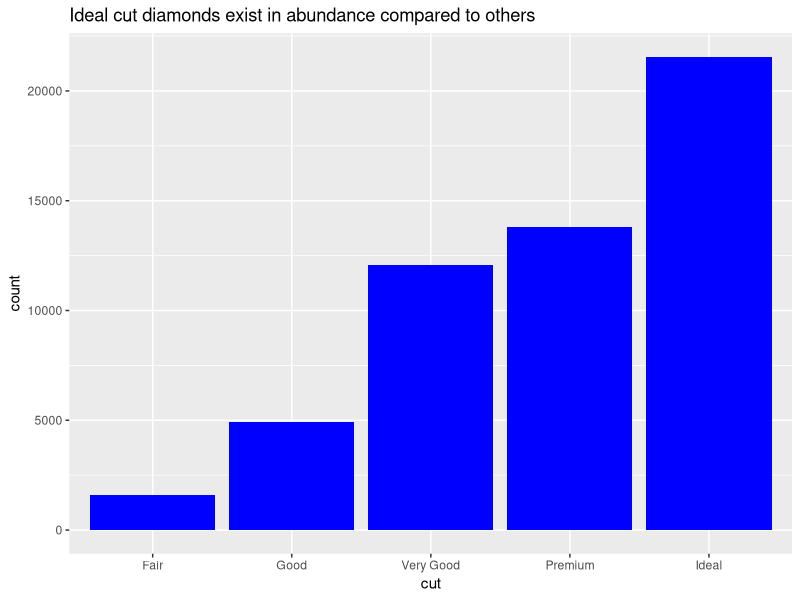
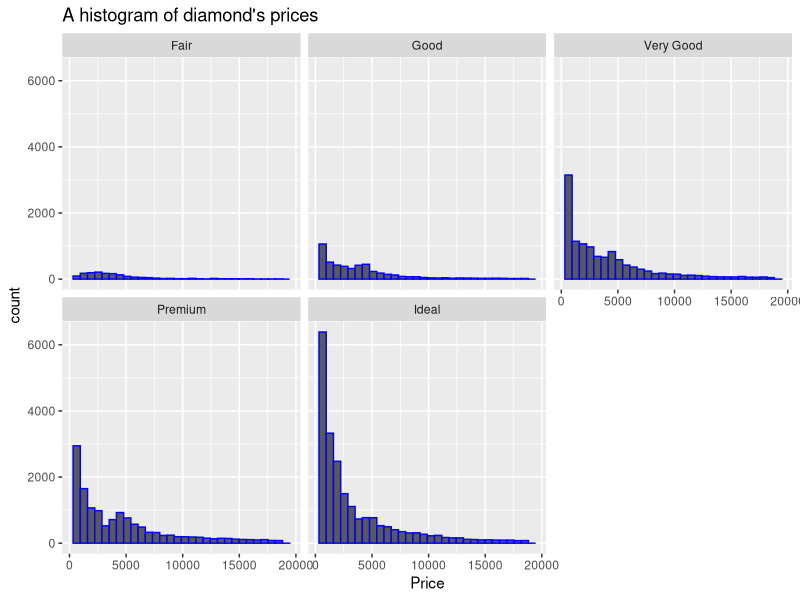
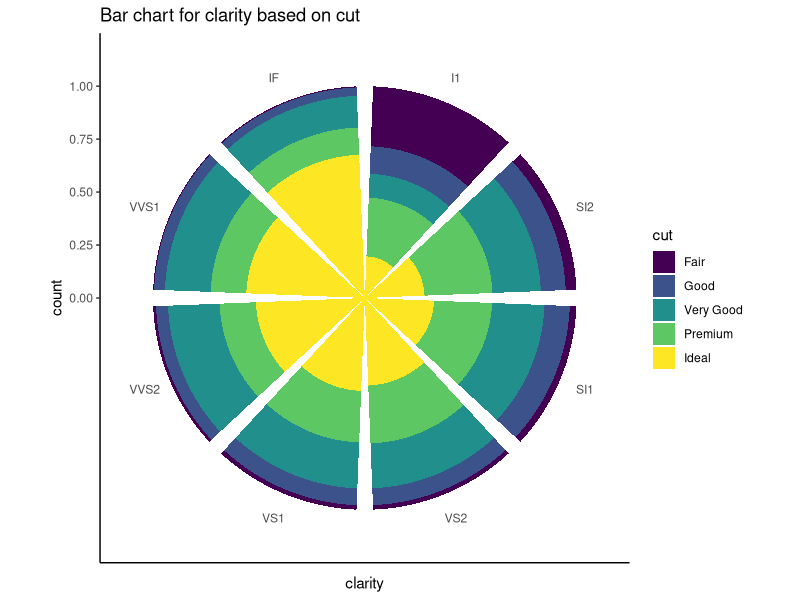
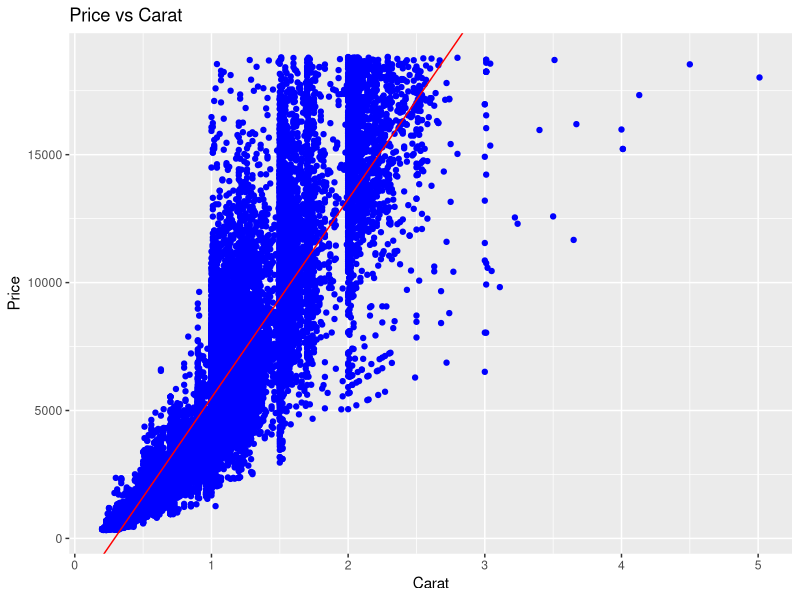
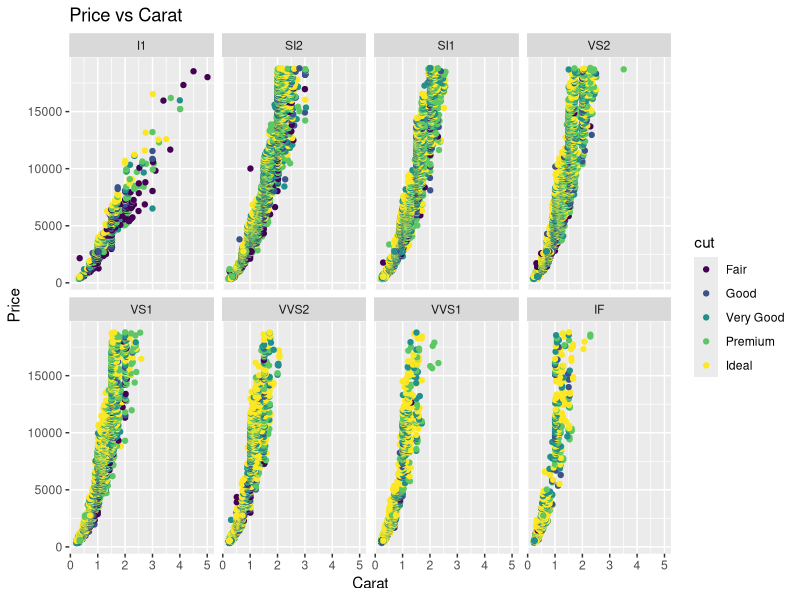
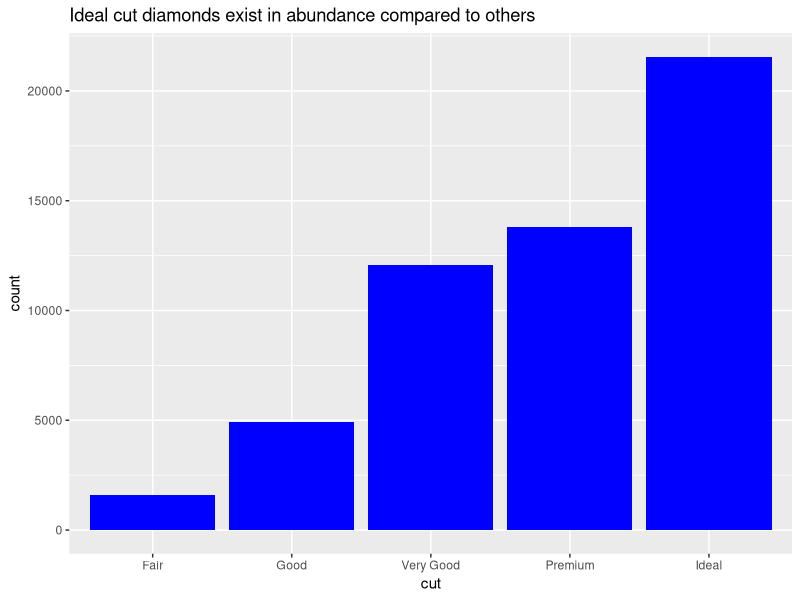

These charts were generated, in order, by the following R code:
## ---- chunk 1
library(tidyverse)
## ---- chunk 2
head(diamonds, 10)
df <- diamonds
## ---- chunk 3
bar_cut <- ggplot(df) +
  geom_bar(aes(x = cut), fill = "blue") +
  labs(title = "Ideal cut diamonds exist in abundance compared to others", x = "cut", y = "count")
bar_cut
ggsave("bar_cut.png", bar_cut)
## ---- chunk 4
ggplot(df) +
  geom_histogram(aes(x = price), color = "blue") +
  facet_wrap(~cut, nrow = 2) + 
  labs(title = "A histogram of diamond's prices", x = "Price")
max(df$price)
## ---- chunk 5
ggplot(df) +
  geom_bar(aes(x = clarity, fill = cut), position = "fill") +
  labs(title = "Bar chart for clarity based on cut", x = "clarity") +
  coord_polar() +
  theme_classic()
## ---- chunk 6
model <- lm(price ~ carat, data = df)
coeff <- coef(model)
ggplot(df) +
  geom_point(aes(x = carat, y = price), color = "blue") +
  geom_abline(intercept = coeff[1], slope = coeff[2], color = "red") +
  labs(title = "Price vs Carat", x = "Carat", y = "Price")
## ---- chunk 7
ggplot(df) +
  geom_point(aes(x = carat, y = price, color = cut)) +
  facet_wrap(~clarity, nrow = 2) +
  labs(title = "Price vs Carat", x = "Carat", y = "Price")
